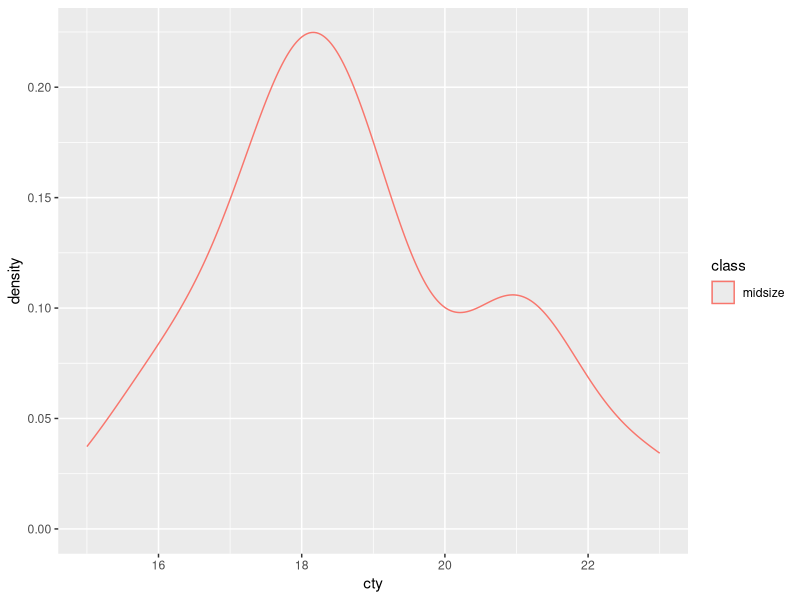
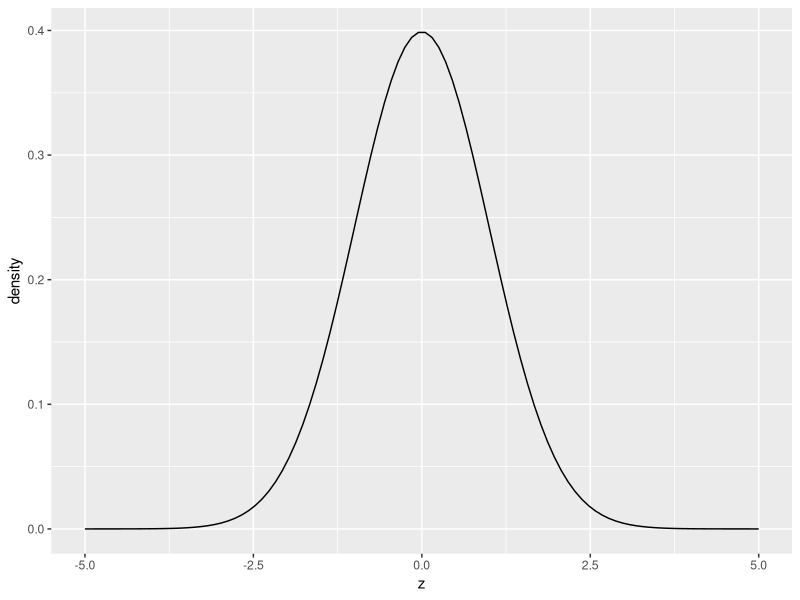
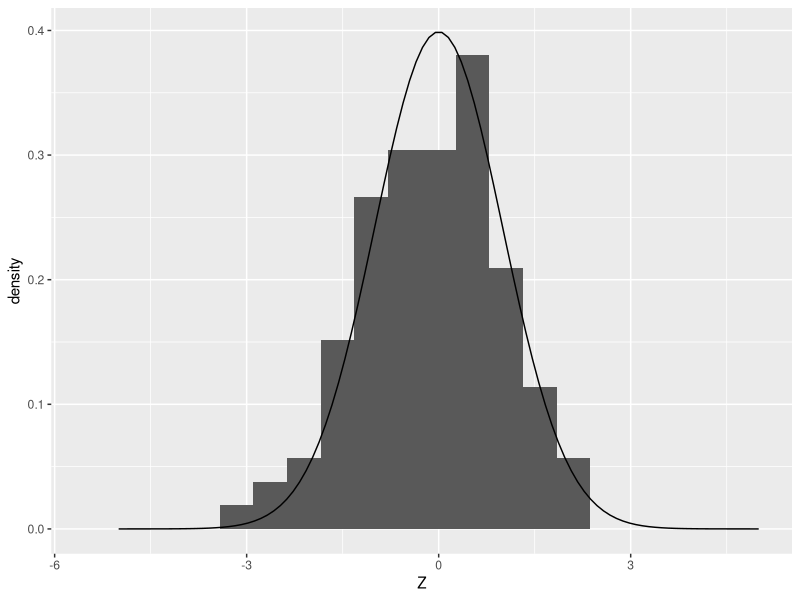
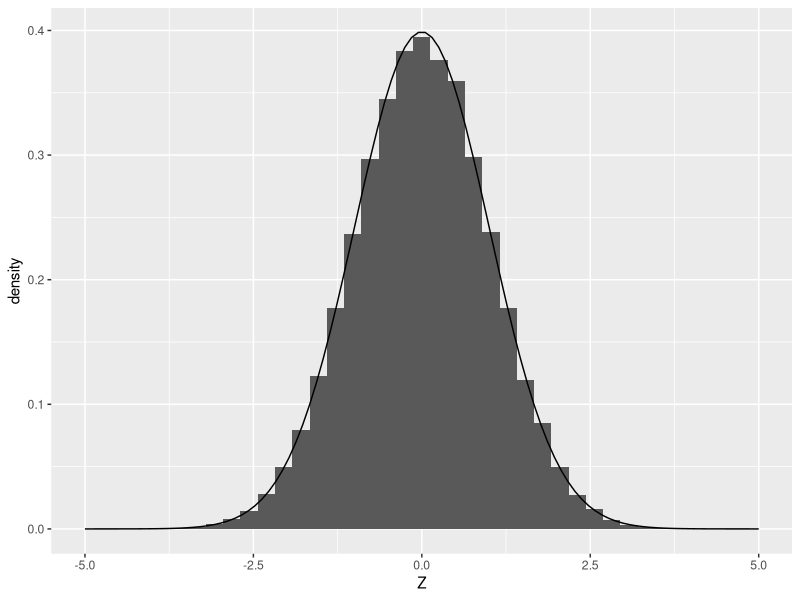
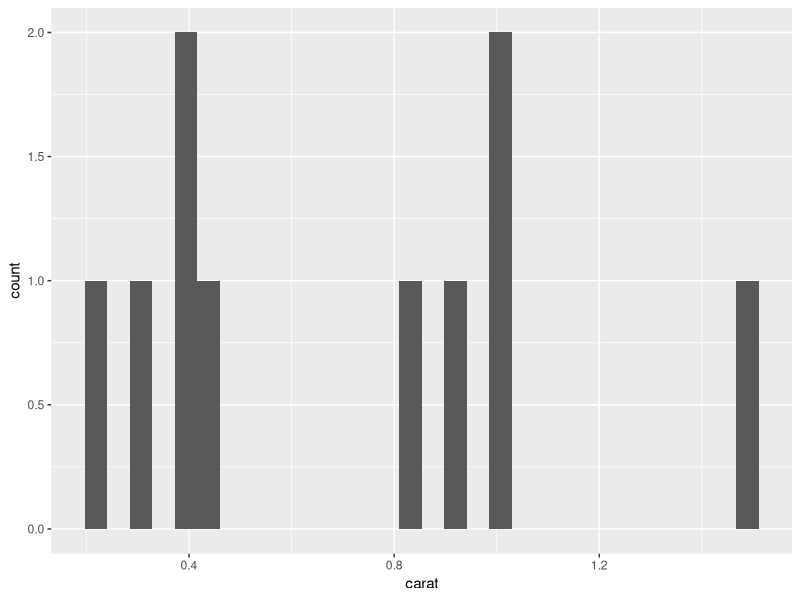
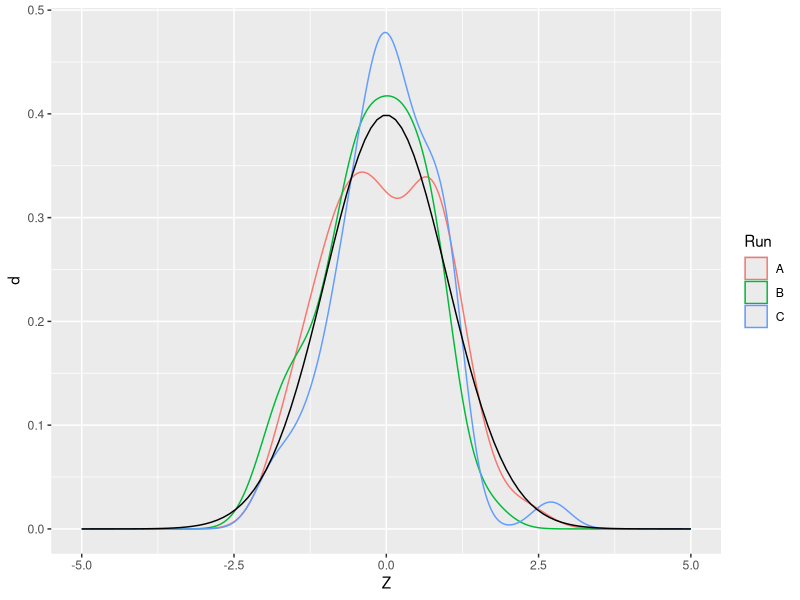

Write the R code that produced these figures, in order.
## ---- chunk 1
library(tidyverse)
## ---- chunk 2
mpg %>%
  filter(class == "midsize") %>%
  ggplot(aes(cty, color = class)) +
  geom_density()
## ---- chunk 3
## NOTE: No need to change this!
df_norm_d <-
  tibble(z = seq(-5, +5, length.out = 100)) %>%
  mutate(d = dnorm(z, mean = 0, sd = 1))

df_norm_d %>%
  ggplot(aes(z, d)) +
  geom_line() +
  labs(
    y = "density"
  )
## ---- chunk 4
## TODO: Complete this code
df_q1 <-
  tibble(x = seq(-5, +5, length.out = 100)) |> 
  mutate(d = dunif(x, -1, 1))
## ---- chunk 5
## NOTE: No need to change this
assertthat::assert_that(
  all(
    df_q1 %>%
      filter(-1 <= x, x <= +1) %>%
      mutate(flag = d > 0) %>%
      pull(flag)
    )
)
assertthat::assert_that(
  all(
    df_q1 %>%
      filter((x < -1) | (+1 < x)) %>%
      mutate(flag = d == 0) %>%
      pull(flag)
    )
)
print("Nice!")
## ---- chunk 6
## NOTE: No need to change this!
df_norm_samp <- tibble(Z = rnorm(n = 100, mean = 0, sd = 1))

ggplot() +
  ## Plot a *sample*
  geom_histogram(
    data = df_norm_samp,
    mapping = aes(Z, after_stat(density)),
    bins = 20
  ) +
  ## Plot a *density*
  geom_line(
    data = df_norm_d,
    mapping = aes(z, d)
  )
## ---- chunk 7
## NOTE: No need to change this!
ggplot() +
  ## Plot a *sample*
  geom_histogram(
    data = tibble(Z = rnorm(n = 1e5, mean = 0, sd = 1)),
    mapping = aes(Z, after_stat(density)),
    bins = 40
  ) +
  ## Plot a *density*
  geom_line(
    data = df_norm_d,
    mapping = aes(z, d)
  )
## ---- chunk 8
## NOTE: Use the data generated here
df_q2 <- map_dfr(
  c(5, 10, 1e3),
  function(nsamp) {
    tibble(Z = rnorm(n = nsamp), n = nsamp)
  }
)
## TODO: Create the figure

  
## ---- chunk 9
n_diamonds <- 10

diamonds %>%
  filter(cut == "Good") %>%
  slice_sample(n = n_diamonds) %>%
  ggplot(aes(carat)) +
  geom_histogram()
## ---- chunk 10
## NOTE: No need to change; run this multiple times!
rnorm(5)
## ---- chunk 11
## NOTE: No need to change this!
df_samp_multi <-
  tibble(Z = rnorm(n = 50, mean = 0, sd = 1), Run = "A") %>%
  bind_rows(
    tibble(Z = rnorm(n = 50, mean = 0, sd = 1), Run = "B")
  ) %>%
  bind_rows(
    tibble(Z = rnorm(n = 50, mean = 0, sd = 1), Run = "C")
  )

ggplot() +
  ## Plot *fitted density*
  geom_density(
    data = df_samp_multi,
    mapping = aes(Z, color = Run, group = Run)
  ) +
  ## Plot a *density*
  geom_line(
    data = df_norm_d,
    mapping = aes(z, d)
  )
## ---- chunk 12
## NOTE: No need to change; run this multiple times!
set.seed(101)
rnorm(5)
